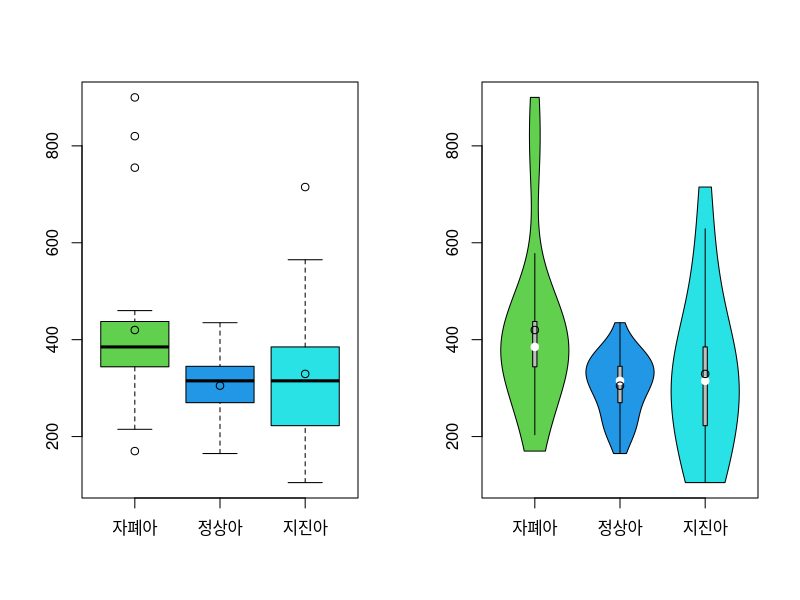
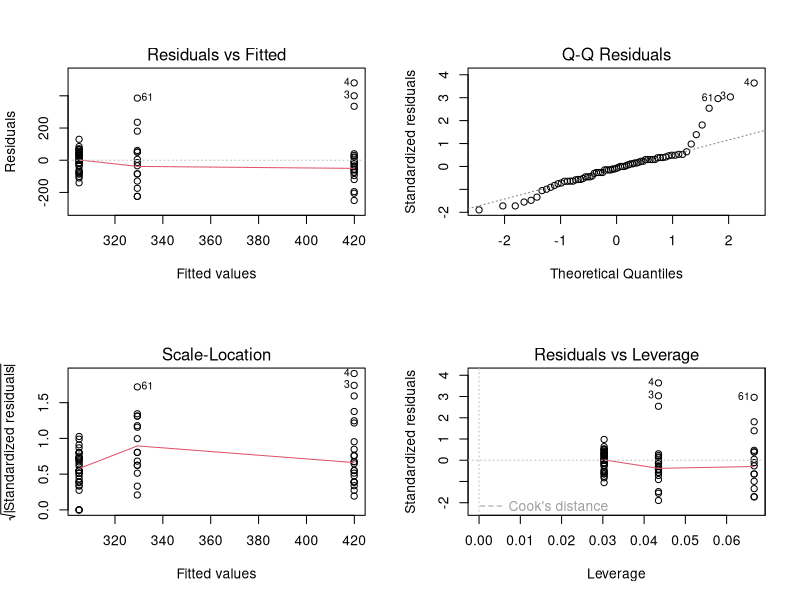
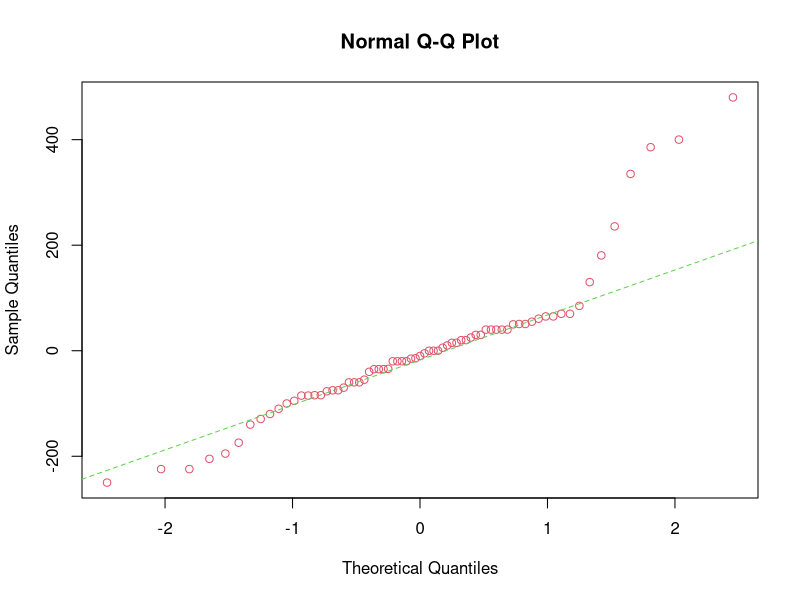

Write the R code that produced these figures, in order.
# 자폐아
autistic <- c(
  755, 365, 820, 900, 170,
  300, 325, 385, 380, 215,
  400, 343, 415, 345, 410,
  460, 225, 440, 400, 360,
  435, 450, 360
)
# 정상아
normal <- c(
  165, 390, 290, 435, 235,
  345, 320, 330, 205, 375,
  345, 305, 220, 270, 355,
  360, 335, 305, 325, 245,
  285, 370, 345, 345, 230,
  370, 285, 315, 195, 270,
  305, 375, 220
)
# 지진아
retard <- c(
  380, 510, 315, 565, 715,
  380, 390, 245, 155, 335,
  295, 200, 105, 105, 245
)
par(mfrow = c(1, 2))
boxplot(
  autistic,
  normal,
  retard,
  col = 3:5,
  names = c('자폐아', '정상아', '지진아')
)
points(c(mean(autistic), mean(normal), mean(retard)))
library(vioplot)
vioplot(
  autistic,
  normal,
  retard,
  col = 3:5,
  rectCol = 'grey',
  names = c('자폐아', '정상아', '지진아')
)
points(c(mean(autistic), mean(normal), mean(retard)))

rate <- c(
  autistic,
  normal,
  retard
)
group <- factor(rep(c('자폐아', '정상아', '지진아'), c(length(autistic), length(normal), length(retard))))
aov_result <- aov(rate ~ group)

par(mfrow = c(2, 2))
plot(aov_result)
fligner.test(rate ~ group)

# residual = 잔차
par(mfrow = c(1, 1))
residual <- residuals(aov_result)
qqnorm(residual, col = 2)
qqline(residual, lty = 2, col = 3)
shapiro.test(residual)
